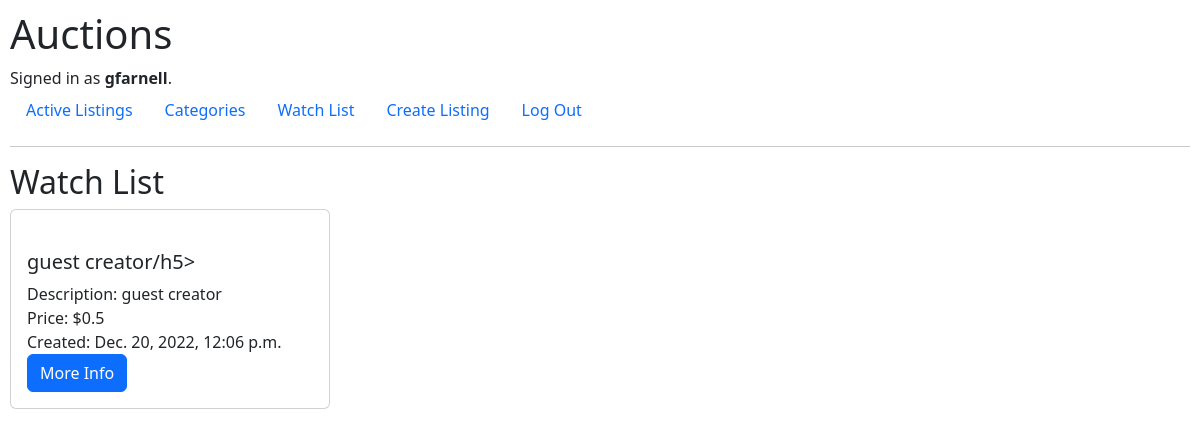
The page /watchlist (signed in) on the database as committed earlier.
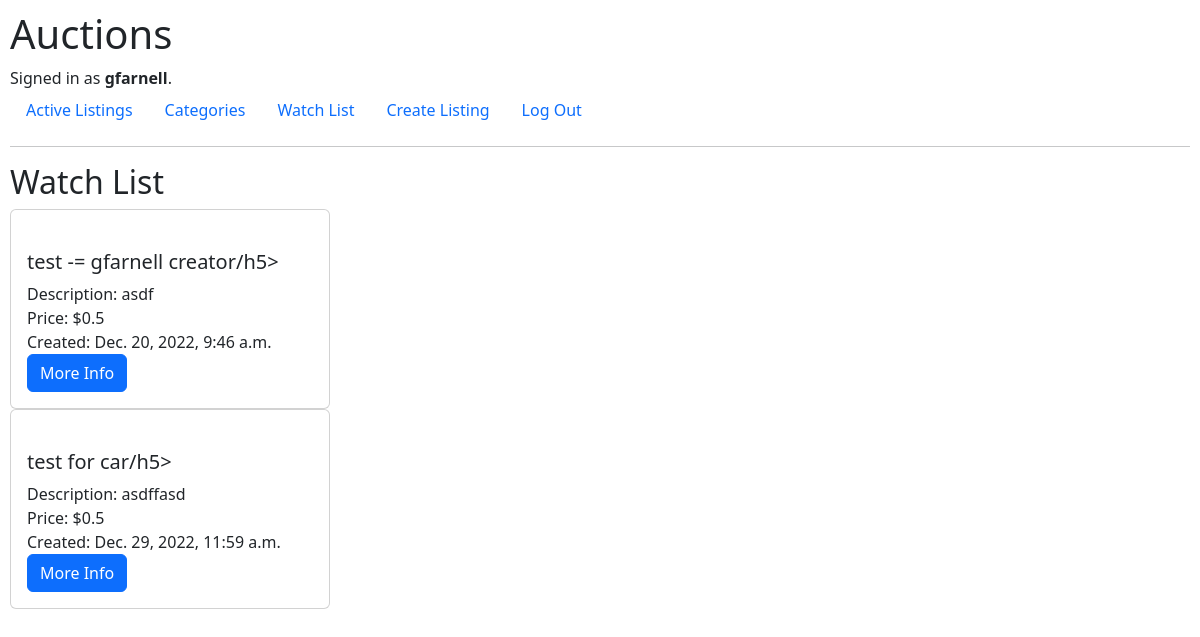
The same page on the database as committed later.
### auctions/models.py (models this page shows, shortened)
class Listings(models.Model):
    creator = models.ForeignKey(
        User, on_delete=models.PROTECT, related_name="get_creator_listings", blank=False)
    buyer = models.ForeignKey(
        User, blank=True, null=True, on_delete=models.PROTECT, related_name="get_buyer_listings")
    watchers = models.ManyToManyField(
        User, blank=True, related_name="get_watched_listings")
    title = models.CharField(max_length=64)
    description = models.CharField(max_length=300)
    startingBid = models.FloatField(max_length=64)
    createdDate = models.DateTimeField(auto_now_add=True)
    active = models.BooleanField(default=True)
    url = models.CharField(max_length=128, blank=True)
    category = models.CharField(
        max_length=64)

### auctions/views.py (the view)
# urls.py: path("watchlist", views.displayWatchlist, name="displayWatchlist"),
@login_required
def displayWatchlist(request):
    user_id = request.user.id
    userLoggedIn = request.user.username
    watchers = User.objects.get(id=user_id)
    listingsForWatcher = Listings.objects.filter(watchers=watchers)
    return render(request, "auctions/watchlist.html", {"userLoggedIn": userLoggedIn, "listingsForWatcher": listingsForWatcher})

### auctions/templates/auctions/watchlist.html (shortened to what this page needs)
{% extends "auctions/layout.html" %}
{% load static %}
{% block body %}
<h2>Watch List</h2>
{% for x in listingsForWatcher %}
<div id="container_card">
    <div class="card">
        <a href="{% url 'listings' x.id %}" class="card-link">
        </a>
        <div class="card-body">
            <ul class="list-group list-group-flush">
                <li>
                    <h5>{{ x.title}}/h5>
                </li>
                <li>Description: {{ x.description}}</li>
                <li>Price: ${{ x.startingBid}}</li>
                <li>Created: {{ x.createdDate}}</li>
                <li><a class="btn btn-primary" href="{% url 'listings' x.id %}">More Info</a></li>
            </ul>
        </div>
    </div>
</div>
{% empty %}
<p>There are currently no items in your watchlist.</p>
{% endfor %}
{% endblock %}

Rows that differ between the two databases and show on the page:
no longer on this page (row edited): Listings: title "guest creator", description "guest creator", startingBid "0.5", createdDate "Dec. 20, 2022, 12:06 p.m."
now on this page (row edited): Listings: title "test -= gfarnell creator", description "asdf", startingBid "0.5", createdDate "Dec. 20, 2022, 9:46 a.m."
added Listings: title "test for car", description "asdffasd", startingBid "0.5", createdDate "Dec. 29, 2022, 11:59 a.m."
